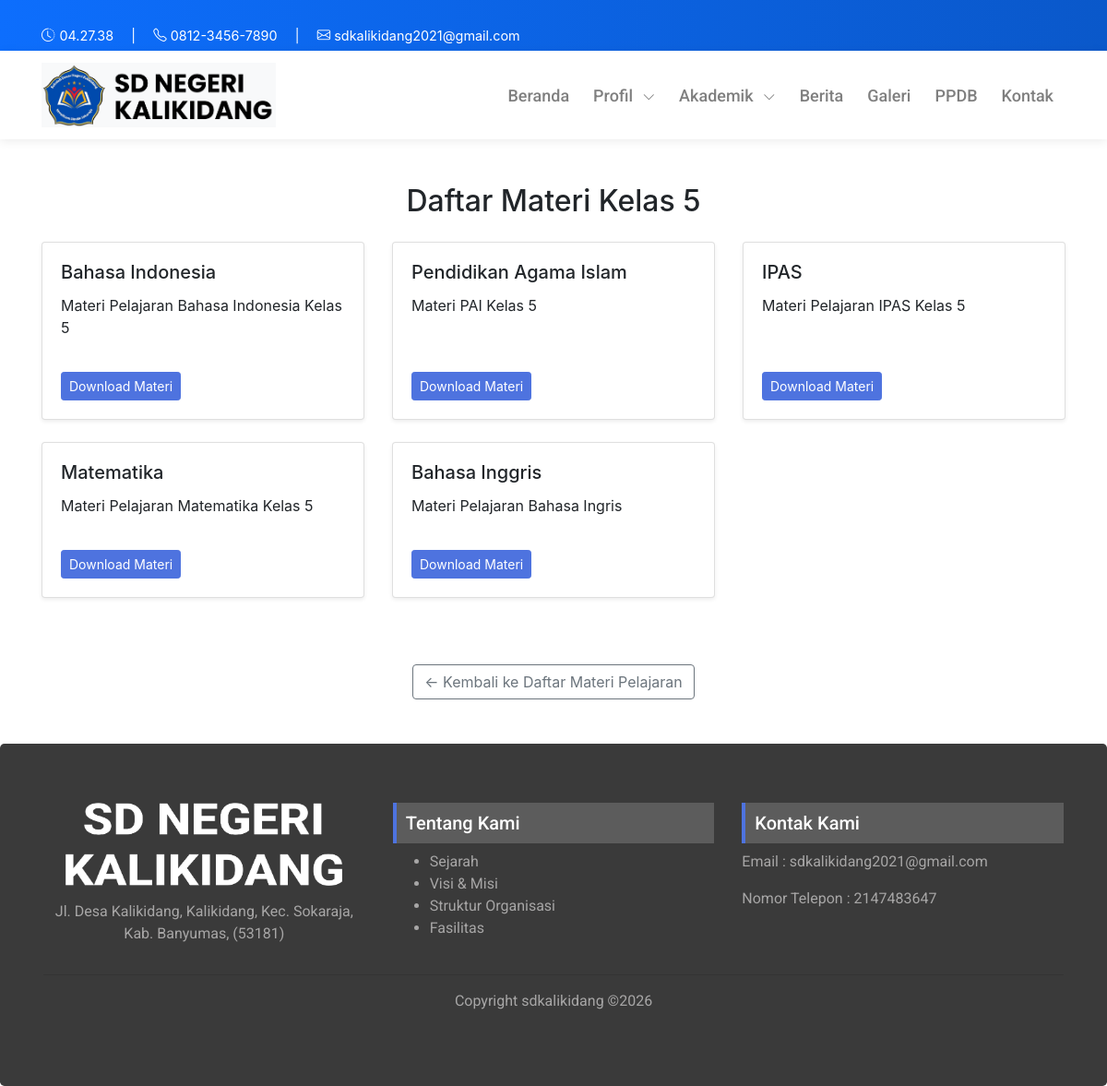
The app's page /akademik/materi_kelas/5 with its own data.
### tables this page shows
CREATE TABLE `materi_pelajaran` (
  `id` int(11) NOT NULL,
  `judul` varchar(200) DEFAULT NULL,
  `isi` text DEFAULT NULL,
  `created_at` timestamp NOT NULL DEFAULT current_timestamp(),
  `deskripsi` text DEFAULT NULL,
  `kelas` tinyint(1) NOT NULL,
  `file` varchar(255) DEFAULT NULL,
  `id_user` int(11) DEFAULT NULL
);

### application/controllers/Akademik.php (called while the page is built, shortened)
<?php
class Akademik extends CI_Controller {
    public function __construct() {
        $this->load->model('Materi_model', 'materi');
        $this->load->model('EkstrakurikulerKategori_model', 'ekskul');
        $this->load->model('Prestasi_model', 'prestasi');
    }
    public function materi_kelas($kelas) {
        $data['title']  = "Materi Kelas $kelas";
        $data['page']   = 'materi/v_index';
        $data['kelas']  = $kelas;
        $data['materi'] = $this->materi->get_by_kelas($kelas);
        $this->load->view('front/layouts/main', $data);
    }
}

### index.php (called while the page is built, shortened)
<?php
require_once BASEPATH.'core/CodeIgniter.php';

### application/models/Materi_model.php (called while the page is built, shortened)
<?php
class Materi_model extends CI_Model {
    private $table = 'materi_pelajaran';
    public function get_by_kelas($kelas)
    {
        return $this->db->get_where($this->table, ['kelas' => $kelas])->result();
    }
}

### application/views/front/pages/materi/v_index.php (the view)
<div class="container my-5">
    <h2 class="text-center mb-4">
        Daftar Materi Kelas <?= $kelas ?>
    </h2>
    <?php if (!empty($materi)) : ?>
        <div class="row">
            <?php foreach ($materi as $m) : ?>
                <div class="col-md-4 mb-4">
                    <div class="card shadow-sm h-100">
                        <div class="card-body d-flex flex-column">
                            <h5 class="card-title"><?= $m->judul; ?></h5>
                            <p class="card-text">
                                <?= word_limiter(strip_tags($m->deskripsi), 20); ?>
                            </p>
                            <div class="mt-auto">
                                <?php if (!empty($m->file)) : ?>
                                    <a href="<?= base_url('uploads/materi/'.$m->file); ?>"
                                       class="btn btn-sm btn-info" target="_blank">
                                       Download Materi
                                    </a>
                                <?php else: ?>
                                    <span class="badge bg-secondary">Belum ada file</span>
                                <?php endif; ?>
                            </div>
                        </div>
                    </div>
                </div>
            <?php endforeach; ?>
        </div>
    <?php else : ?>
        <div class="alert alert-info text-center">
            Belum ada materi untuk kelas ini.
        </div>
    <?php endif; ?>
    		<div class="row justify-content-center mt-5">
			<div class="col-lg-10 text-center">
				<a href="<?= site_url('akademik/materi'); ?>" class="btn btn-outline-secondary">
					← Kembali ke Daftar Materi Pelajaran
				</a>
			</div>
		</div>
</div>

### asset/css/style.css (style rules this page uses)
html, body { overflow-x: hidden !important; }
.card { margin: 0 auto; float: none; margin-bottom: 20px; }
.btn-info { color: #fff; background-color: #4e73df; border-color: #4e73df; }

### records on screen
materi_pelajaran: judul "Bahasa Indonesia", deskripsi "Materi Pelajaran Bahasa Indonesia Kelas 5"
materi_pelajaran: judul "Pendidikan Agama Islam", deskripsi "Materi PAI Kelas 5"
materi_pelajaran: judul "IPAS", deskripsi "Materi Pelajaran IPAS Kelas 5"
materi_pelajaran: judul "Matematika", deskripsi "Materi Pelajaran Matematika Kelas 5"
materi_pelajaran: judul "Bahasa Inggris", deskripsi "Materi Pelajaran Bahasa Ingris"

### other values on screen
$kelas "5"
